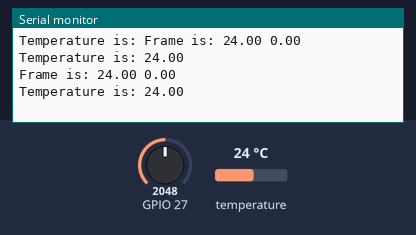
This sketch was run on a simulated ESP32. Shown: the last lines printed to the serial monitor. Inputs (shaded band) come from the test bench; at power-on: temperature 24 °C, GPIO 27 = 2048.

Above: at 4.3 s.
4.4 s: temperature set to 12 °C
At 7.6 s:
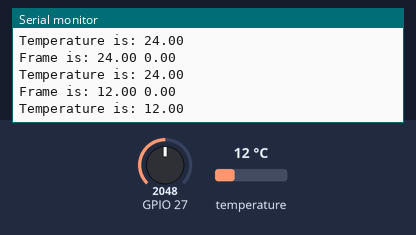
8.1 s: GPIO 27 set to 491
At 9.6 s:
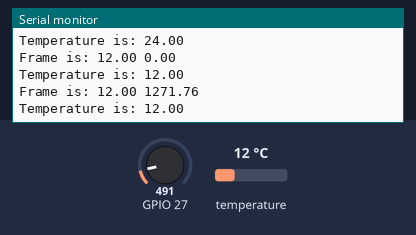
11.8 s: temperature set to 19 °C
At 12.8 s:
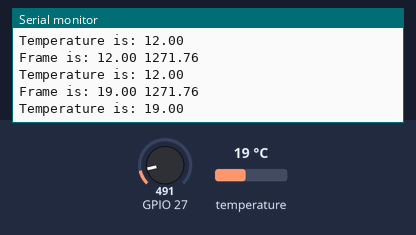
15.5 s: GPIO 27 set to 0
At 18.1 s:
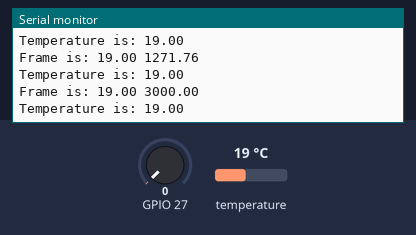
Timing chart, 0 to 19.6 s (numbered marks = the images above; inputs shaded):
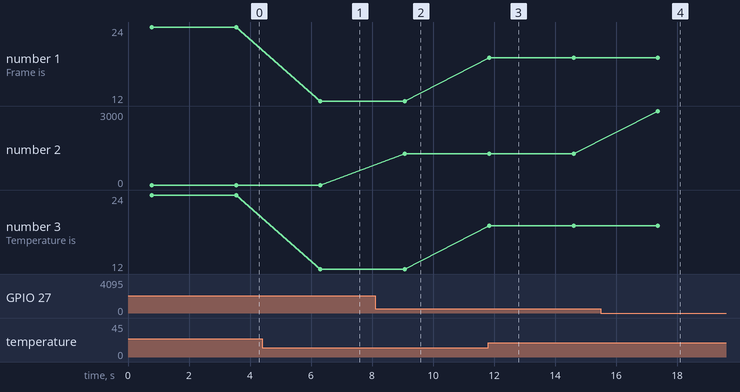

The sketch:

finallytest.ino
```cpp
/* Arduino DS18B20温度传感器教程
 */
//Include libraries
#include <OneWire.h>
#include <DallasTemperature.h>
#include <HardwareSerial.h>
#include "tdsSensor.h"


// Data wire is plugged into pin 2 on the Arduino
#define ONE_WIRE_BUS 26
#define DST 27


// Setup a oneWire instance to communicate with any OneWire devices (not just Maxim/Dallas temperature ICs)
OneWire oneWire(ONE_WIRE_BUS);
// Pass our oneWire reference to Dallas Temperature.
DallasTemperature sensors(&oneWire);
tdsSensor dstSe(DST);

HardwareSerial MySerial(1);
char strs[75];

void setup(void)
{

  MySerial.begin(9600, SERIAL_8N1, 16, 17);//(16接tx)（17接rx）
  Serial.begin(9600); //Begin serial communication
  Serial.print("Temperature is: ");
  sensors.begin();
}

void loop(void)
{
  // Send the command to get temperatures
  sensors.requestTemperatures();
  float temper = sensors.getTempCByIndex(0); // Why "byIndex"? You can have more than one IC on the same bus. 0 refers to the first IC on the wire//Update value every 1 sec.
  float tds = dstSe.readtds();


  dtostr2(strs,temper,tds);
  MySerial.write(strs);

  Serial.print("Frame is: ");
  Serial.println(strs);


  Serial.print("Temperature is: ");
  Serial.println(temper);


  delay(2000);
}

char* dtostr2(char *str, float temper,float tds)
    {
        sprintf(str, "%.2f %.2f",temper,tds);
        return str;
    }

char* buildFrame(char *str, float temper,float ph,float tds,char* latitude,char* longitude)
    {
        int i = 0;
        int sum = 0;
        int j = 0;
        sprintf(str, "%.2f %.2f %.2f ",temper,ph,tds);

        while(sum<3){
          if(str[i]==' ') sum++;
          i++;
        }
        while(latitude[j]!='\0')
          str[i++] = latitude[j++];
       j=0;
       str[i++] = ' ';
       while(longitude[j]!='\0')
          str[i++] = longitude[j++];
        str[i] = '\0';
        return str;
    }
```

tdsSensor.cpp
```cpp
#include "tdsSensor.h"
#include "Arduino.h"

tdsSensor::tdsSensor(int pin){
    _pin = pin;
  }
float tdsSensor::readtds(){

  int sensorValue = analogRead(_pin);// read the input on analog pin 0:
  float TU = sensorValue * (5.0 / 1024.0); // Convert the analog reading (which goes from 0 - 1023) to a voltage (0 - 5V):
  TU_calibration=-0.0192*(temp_data-25)+TU;
  TU_value=-865.68*TU_calibration + K_Value;

  if(TU_value<=0){TU_value=0;}
  if(TU_value>=3000){TU_value=3000;}

  return TU_value;
}
```

tdsSensor.h
```cpp
#ifndef tdssensor_h
#define tdssensor_h

class tdsSensor
{
public:

  // setup(dhtPin) is deprecated, auto detection is not working well on ESP32. Use setup(dhtPin, DHTesp::DHT11) instead!
  tdsSensor(int pin);

  float readtds();
  protected:
  int _pin;
  float TU=0.0;
  float TU_value=0.0;
  float TU_calibration=0.0;
  float temp_data=25.0;
  float K_Value=3347.19;
};

#endif
```

Measured:
- after the input at 4.4 s, the serial monitor: prints a new line after 1.9 s (image 1)
- after the input at 8.1 s, the serial monitor: prints a new line after 0.97 s (image 2)
- after the input at 11.8 s, the serial monitor: prints a new line at once (image 3)
- after the input at 15.5 s, the serial monitor: prints a new line after 1.9 s (image 4)
- plotted number 1: 24 → 12 after the input at 4.4 s, 12 → 19 after the input at 11.8 s
- plotted number 2: 0 → 1271.76 after the input at 8.1 s, 1271.76 → 3000 after the input at 15.5 s
- plotted number 3: 24 → 12 after the input at 4.4 s, 12 → 19 after the input at 11.8 s
